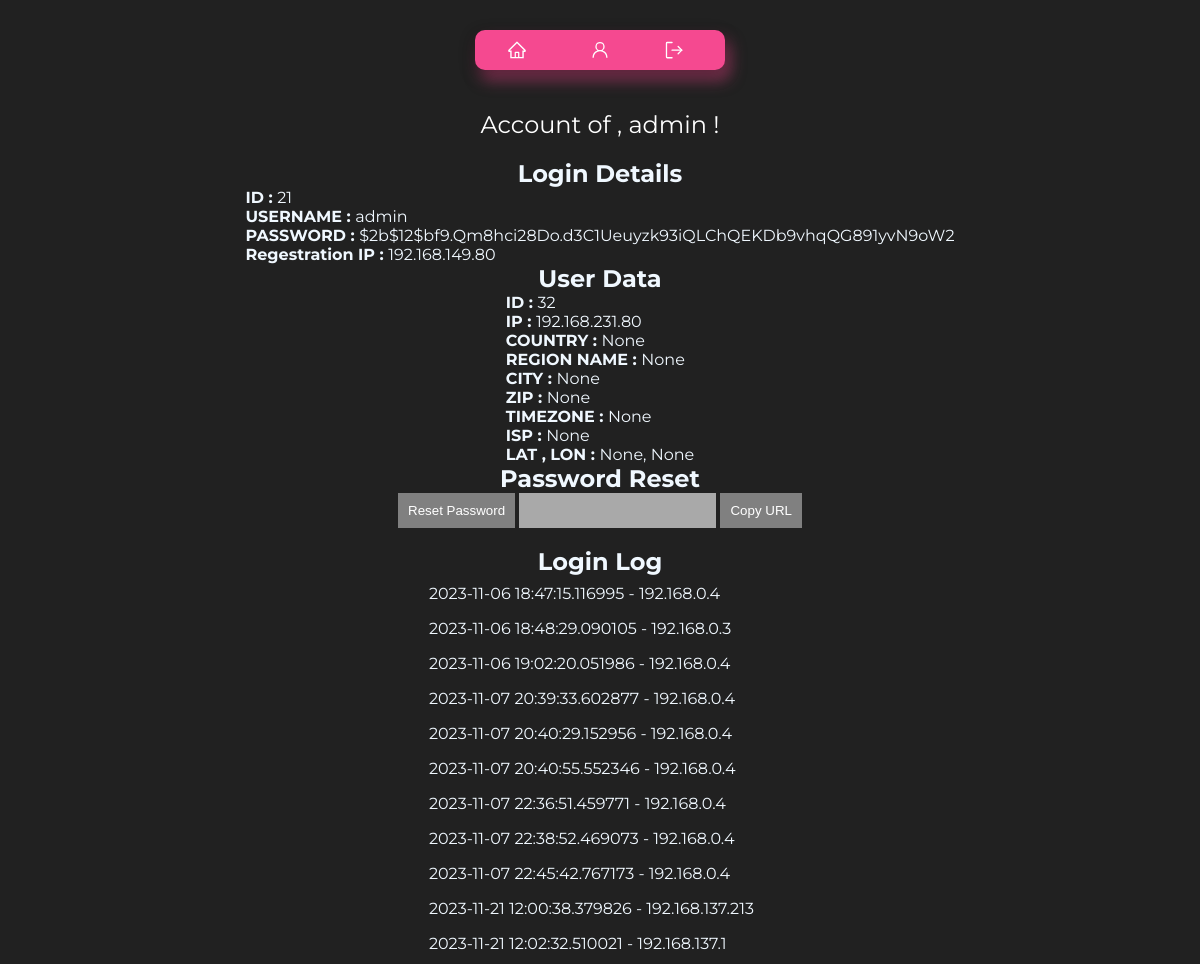
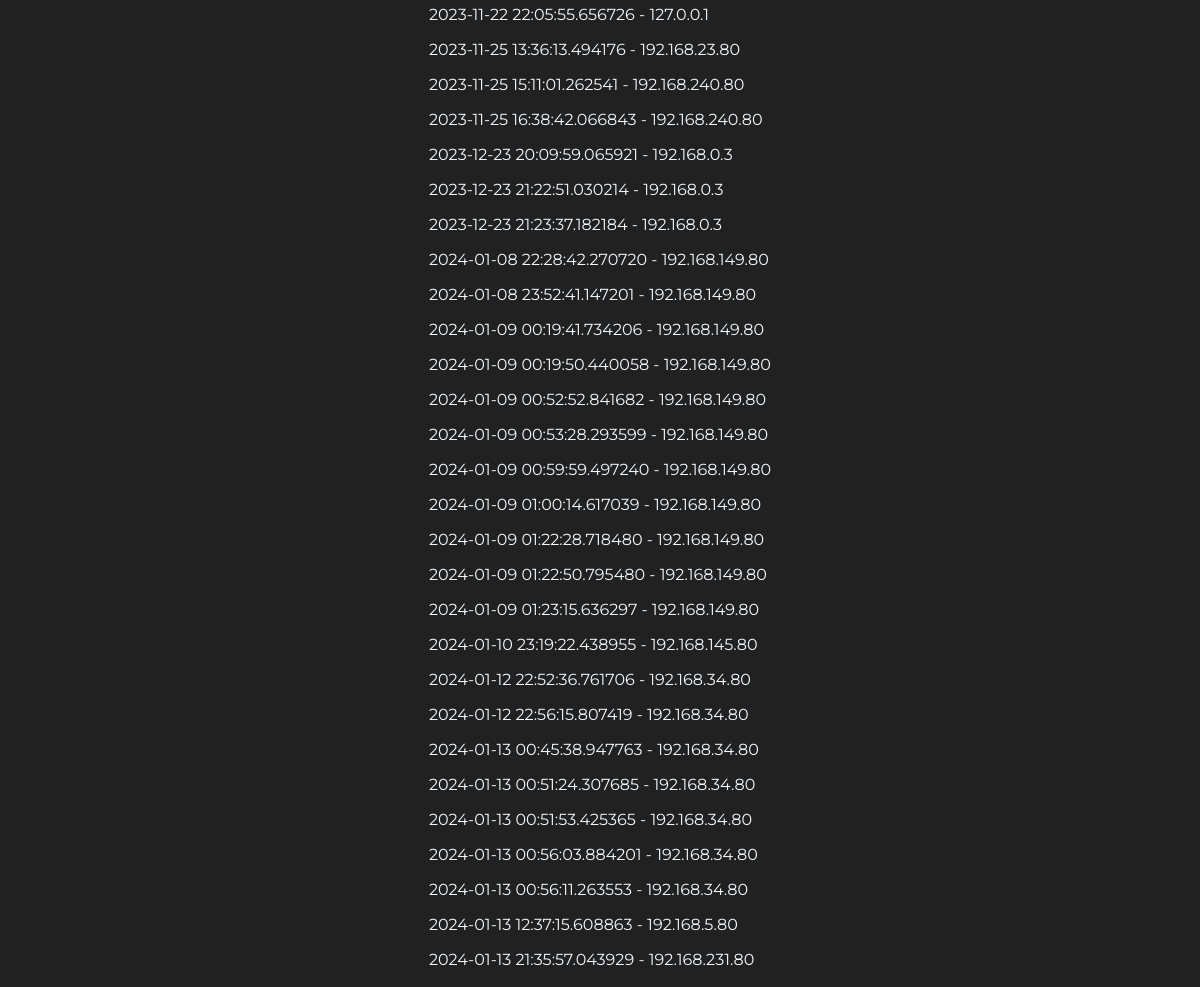
/admin (signed in), run on an earlier commit of the app's database (2 pictures, top to bottom).
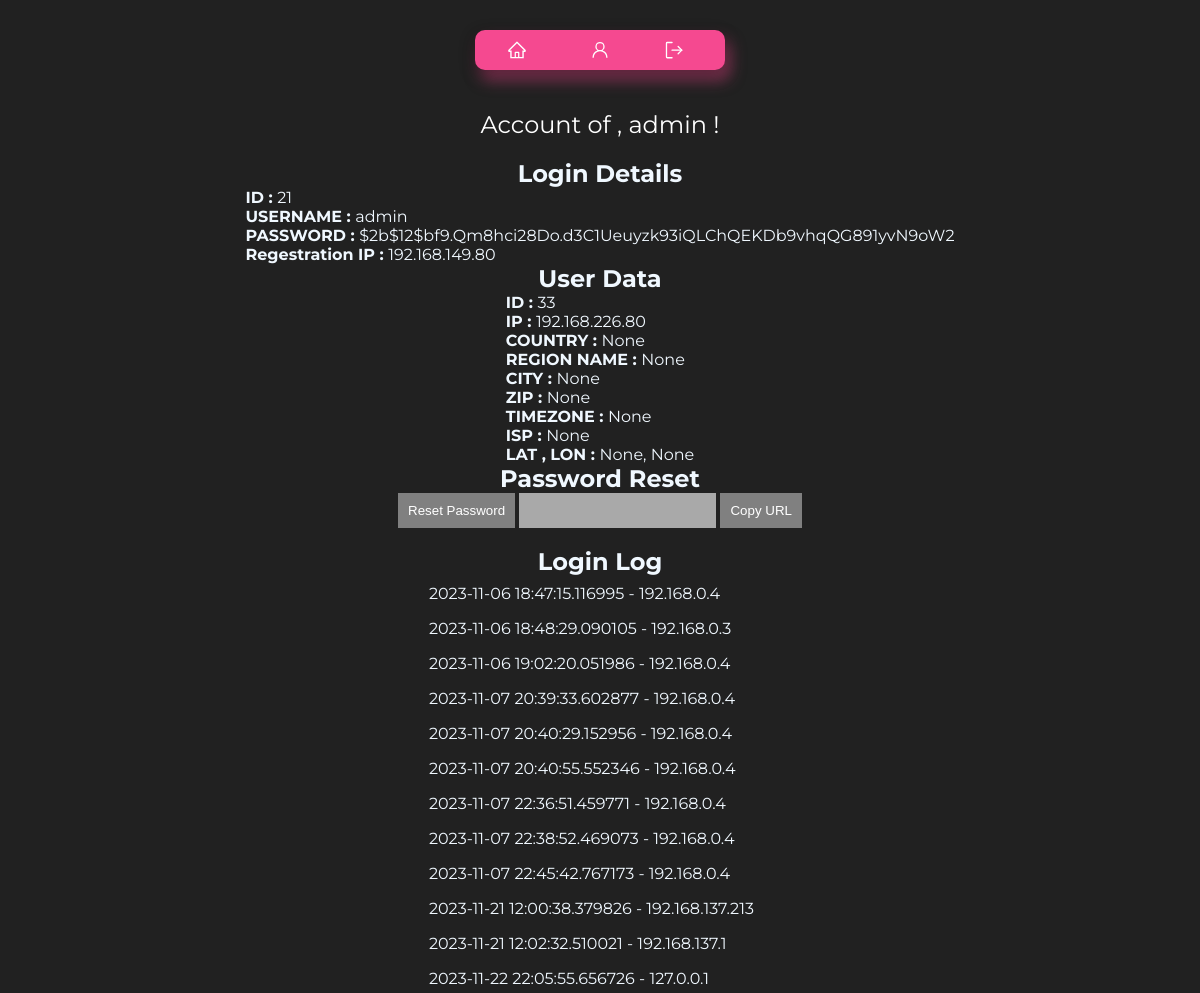
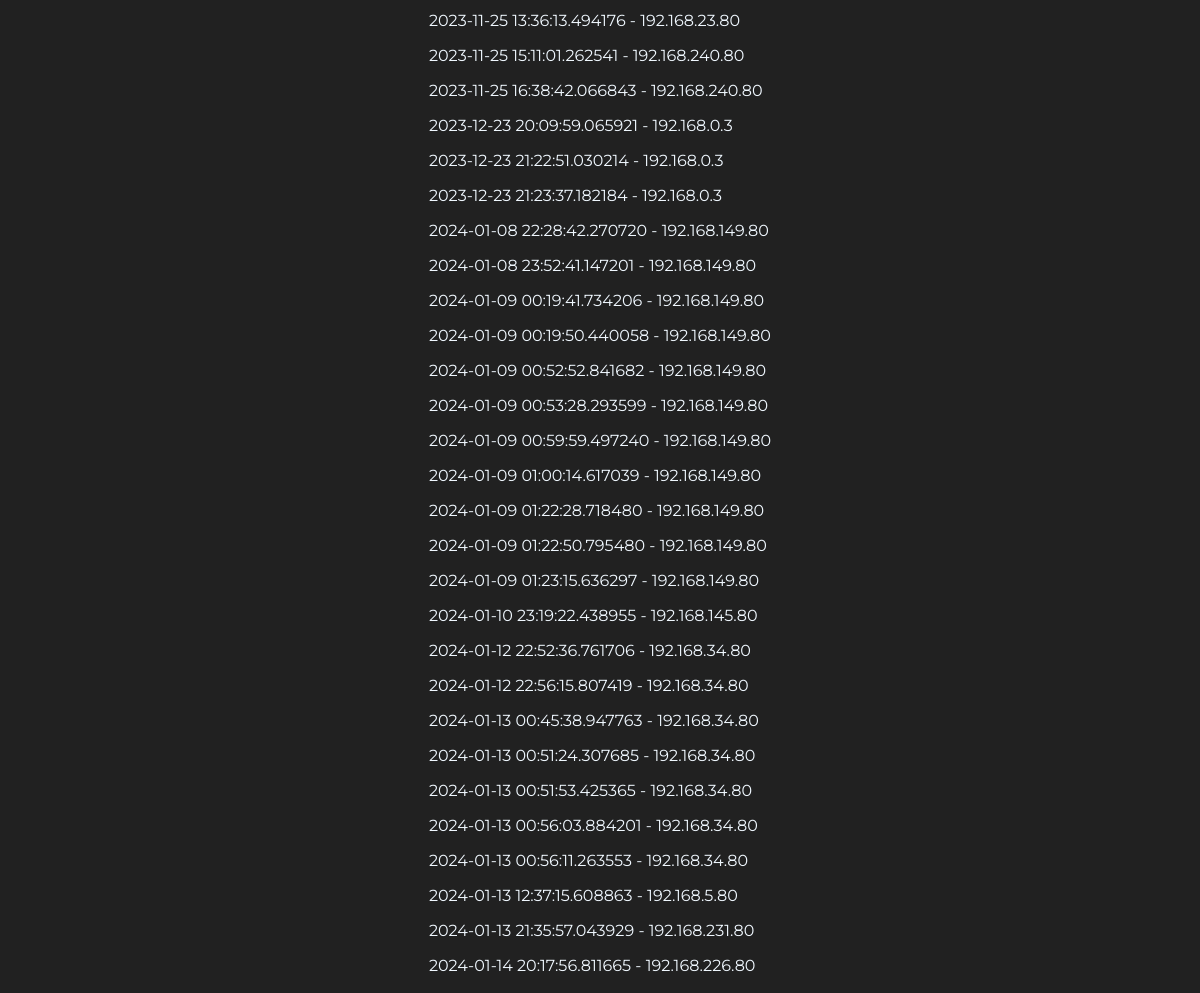
And on a later commit of the database (2 pictures, top to bottom).
### tables this page shows
CREATE TABLE users (
        id INTEGER PRIMARY KEY,
        username TEXT UNIQUE,
        password TEXT,
        ip TEXT
    );

CREATE TABLE userData (
        id INTEGER PRIMARY KEY,
        username TEXT,
        ip TEXT,
        country TEXT,
        regionname TEXT,
        city TEXT,
        zip TEXT, 
        lat TEXT,
        lon TEXT,
        timezone TEXT,
        isp TEXT
    );

CREATE TABLE loginLog (
        id INTEGER PRIMARY KEY,
        username TEXT,
        ip TEXT,
        timestamp TIMESTAMP DEFAULT CURRENT_TIMESTAMP
    );

### main.py (the view)
@app.route('/<string:username>', methods=['GET'])
def user(username):
    nonce = secrets.token_hex(8)
    if 'username' in session:
        logged_in_username = session['username']
        if logged_in_username == 'admin':
            csp_header['script-src'] = f"'self' 'nonce-{nonce}'"
            username = sanitize_input(username)
            liked_meals = get_liked_Meals_db(username)
            user_data = get_user_data(username)
            user_login_info = get_user(username)
            login_log = get_login_log(username)
            meal = [meal[2] for meal in liked_meals]
            return render_template('admin/user_details.html',
                       username=username,
                       loginDetails=user_login_info,
                       liked_meal_ids=meal,  # Pass the likedMeals data
                       loginLog=login_log,
                       userData=user_data,
                       nonce=nonce)
        return redirect(url_for('account'))  # HTTP 403 Forbidden for non-admin users
    else:
        return redirect(url_for('login'))

### main.py (called while the page is built)
@app.after_request
def set_csp_header(response):
    csp_value = '; '.join([f"{key} {value}" for key, value in csp_header.items()])
    response.headers['Content-Security-Policy'] = csp_value
    return response

@app.after_request
def add_security_headers(response):
    response.headers['X-Frame-Options'] = 'SAMEORIGIN'
    return response

@app.after_request
def add_hsts_header(response):
    response.headers['Strict-Transport-Security'] = 'max-age=31536000; includeSubDomains; preload'
    return response

@app.after_request
def add_content_type_header(response):
    response.headers['X-Content-Type-Options'] = 'nosniff'
    return response

### scripts/check_input.py (called while the page is built)
def sanitize_input(input_string):
    sanitized_input = input_string.strip()
    sanitized_input = re.sub(r'[(;\'"\\)]', '', sanitized_input)
    return sanitized_input

### scripts/db.py (called while the page is built)
def connect():
    conn = sqlite3.connect('database/testdb.db')
    cursor = conn.cursor()
    return conn, cursor

def get_user(username):
    conn, cursor = connect()
    cursor.execute('SELECT * FROM users WHERE username = ?', (username,))
    user_data = cursor.fetchone()
    conn.close()
    if user_data:
        user_dict = {
            'id': user_data[0],
            'username': user_data[1],
            'password': user_data[2],
            'ip': user_data[3]
        }
        return user_dict
    else:
        return None

def get_liked_Meals_db(username):
    conn, cursor = connect()
    cursor.execute('SELECT * FROM likedMeals WHERE username = ?', (username,))
    user_liked_meals = cursor.fetchall()
    conn.commit()
    conn.close()
    return user_liked_meals

def get_user_data(username):
    conn, cursor = connect()
    cursor.execute('''
        SELECT * FROM userData
        WHERE username = ?
        AND id = (SELECT MAX(id) FROM userData WHERE username = ?)
    ''', (username, username))
    user_data = cursor.fetchone()
    conn.close()
    if user_data:
        user_data_dict = {
            'id': user_data[0],
            'username': user_data[1],
            'ip': user_data[2],
            'country': user_data[3],
            'regionname': user_data[4],
            'city': user_data[5],
            'zip': user_data[6],
            'lat': user_data[7],
            'lon': user_data[8],
            'timezone': user_data[9],
            'isp': user_data[10]
        }
        return user_data_dict
    else:
        return None

### templates/admin/user_details.html (shortened to what this page needs)
<!DOCTYPE html>
<html lang="en">
<head>
  <link rel="stylesheet" type="text/css" href="{{ url_for('static', filename='css/account.css') }}">
  <link rel="stylesheet" type="text/css" href="{{ url_for('static', filename='css/template.css') }}" />
  <link rel="stylesheet" type="text/css" href="{{ url_for('static', filename='css/header.css') }}" />
</head>
<body>
  <header>
    <div class="button-container">
      <a class="button" href="/">
      </a>
      <a class="button" href="/admin/dashboard">
      </a>
      <a class="button" href="/logout">
      </a>
    </div>
  </header>
  <div class="user-data">
    <span>Account of , {{ username }} !</span>
  </div>
  <h2>Login Details</h2>
  <div>
    <p><b>ID : </b>{{ loginDetails.id }} <br></p>
    <p><b>USERNAME : </b>{{ loginDetails.username }} <br></p>
    <p><b>PASSWORD : </b>{{ loginDetails.password }} <br></p>
    <p><b>Regestration IP : </b>{{ loginDetails.ip }} <br></p>
  </div>
  <h2>User Data</h2>
  <div>
    <p><b>ID : </b>{{ userData.id }}<br></p>
    <p><b>IP : </b>{{ userData.ip }}<br></p>
    <p><b>COUNTRY : </b>{{ userData.country }}<br></p>
    <p><b>REGION NAME : </b>{{ userData.regionname }}<br></p>
    <p><b>CITY : </b>{{ userData.city }}<br></p>
    <p><b>ZIP : </b>{{ userData.zip }}<br></p>
    <p><b>TIMEZONE : </b>{{ userData.timezone }}<br></p>
    <p><b>ISP : </b>{{ userData.isp }}<br></p>
    <p><b>LAT , LON : </b> {{ userData.lat }}, {{ userData.lon }}<br></p>
  </div>
  <h2>Password Reset</h2>
  <div>
    <button id="resetButton" nonce="{{ nonce }}"
      style="background: gray; border: none; outline: none; padding: 10px; cursor: pointer; color: white;">Reset
      Password</button>
    <input type="text" id="resetUrlField" value="" readonly
      style="background: darkgray; border: none; outline: none; padding: 10px; color: white;">
    <button id="copyUrlButton" nonce="{{ nonce }}"
      style="background: gray; border: none; outline: none; padding: 10px; cursor: pointer; color: white;">Copy
      URL</button>
  </div>
  <br>
  <h2>Login Log</h2>
  <ul>
    {% for log in loginLog %}
    <ul style="padding: 8px;">{{ log.timestamp }} - {{ log.ip }}</ul>
    {% endfor %}
  </ul>
</body>
</html>

### static/css/account.css (style rules this page uses)
header { display: flex; justify-content: space-evenly; flex-direction: row; }
.user-data { padding: 20px; display: flex; justify-content: center; align-items: center; }
.user-data span { font-size: 24px; }
h1, span { color: white; }

### static/css/template.css (style rules this page uses)
* { padding: 0; margin: 0; box-sizing: border-box; }
body { padding: 10px; display: flex; flex-direction: column; justify-content: center; align-items: center; background-color: #212121; color: aliceblue; font-family: Montserrat, serif; }

### static/css/header.css (style rules this page uses)
header { padding: 20px; display: flex; justify-content: center; align-items: center; }
.button-container { display: flex; background-color: rgba(245, 73, 144); width: 250px; height: 40px; align-items: center; justify-content: space-around; border-radius: 10px; box-shadow: rgba(0, 0, 0, 0.35) 0px 5px 15px, rgba(245, 73, 144, 0.5) 5px 10px 15px; }
.button { outline: 0 !important; border: 0 !important; width: 40px; height: 40px; border-radius: 50%; background-color: transparent; display: flex; align-items: center; justify-content: center; color: #fff; transition: all ease-in-out 0.3s; cursor: pointer; }
.icon { font-size: 20px; }

What changed in the data, as far as the page shows it:
no longer on this page (row unchanged): userData: id "32", ip "192.168.231.80"
added userData: id "33", ip "192.168.226.80"
added loginLog: timestamp "2024-01-14 20:17:56.811665", ip "192.168.226.80"
